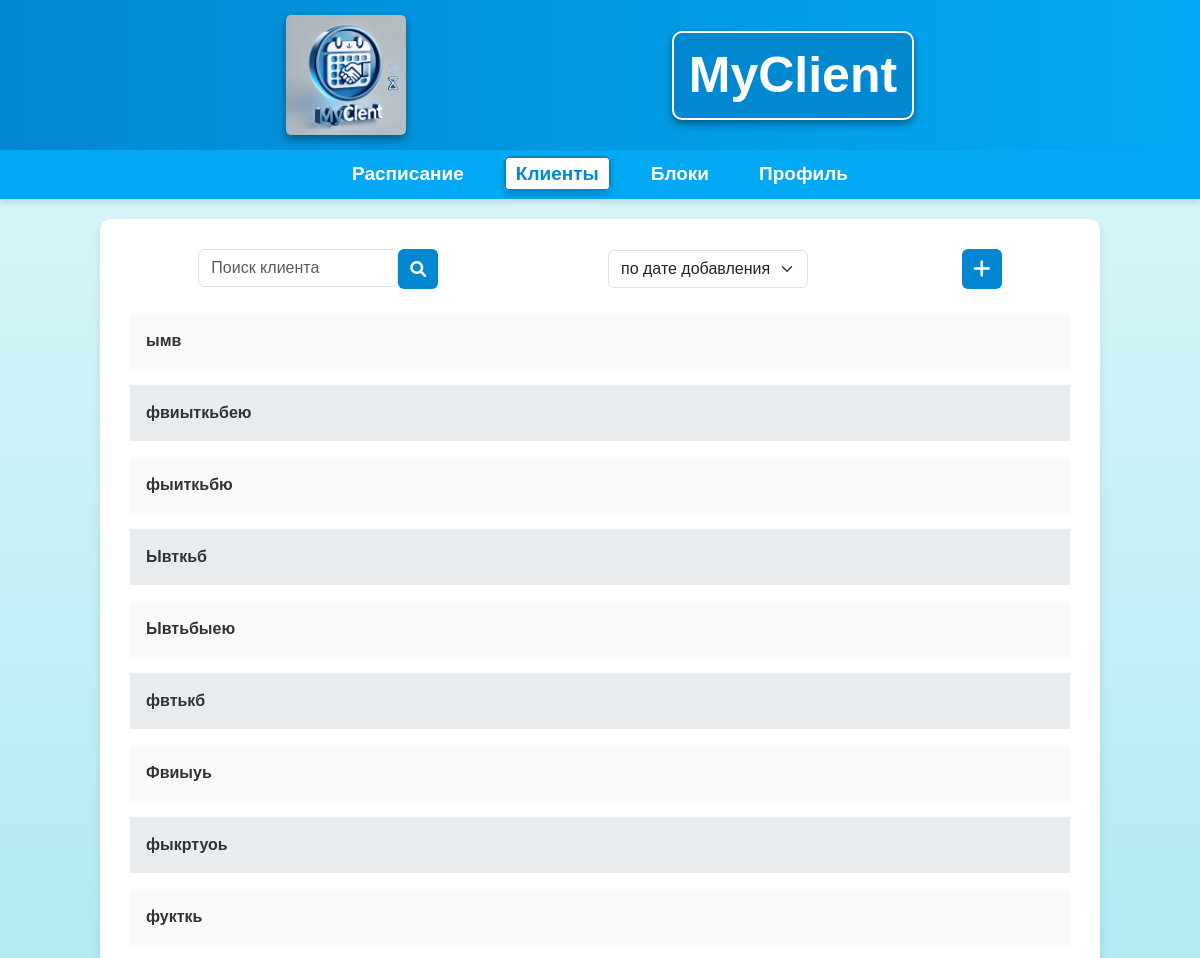
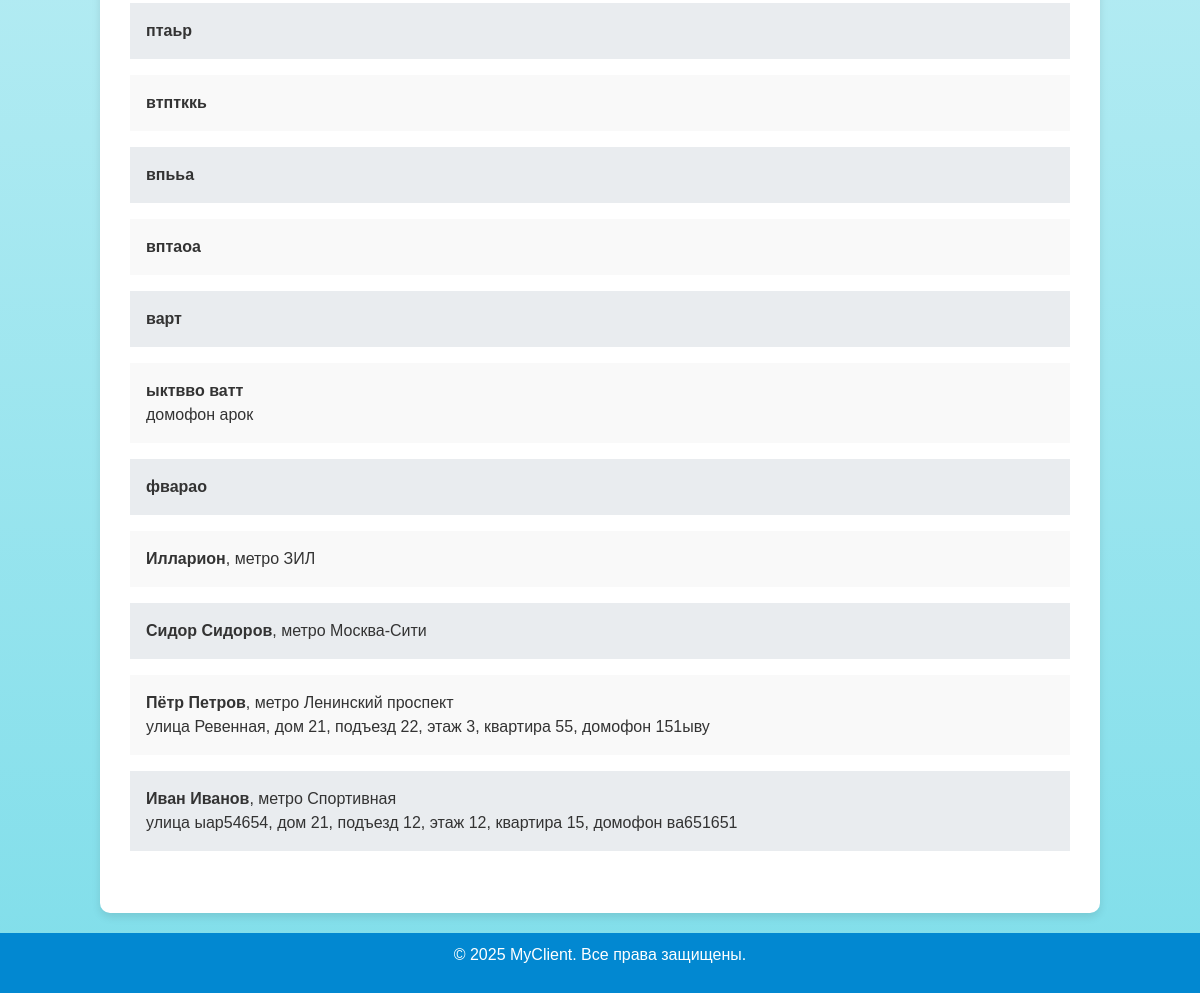
Screenshot of /clients/ (signed in) with the database file from the repository (2 pictures, top to bottom).
### MyClient/models.py (models this page shows, shortened)
class Client(models.Model):
    user = models.ForeignKey(User, on_delete=models.CASCADE, verbose_name="Пользователь", related_name="clients")
    first_name = models.CharField("Имя", max_length=100)
    last_name = models.CharField("Фамилия", max_length=100, blank=True, null=True, default='яя')
    metro = models.CharField("Метро", max_length=255, blank=True, null=True, default='яя')
    street = models.CharField("Улица", max_length=255, blank=True, null=True, default='яя')
    house_number = models.CharField("Номер дома", max_length=10, blank=True, null=True, default='яя')
    entrance = models.CharField("Подъезд", max_length=10, blank=True, null=True, default='яя')
    floor = models.CharField("Этаж", max_length=10, blank=True, null=True, default='яя')
    flat_number = models.CharField("Номер квартиры", max_length=10, blank=True, null=True, default='яя')
    intercom = models.CharField("Домофон", max_length=50, blank=True, null=True, default='яя')
    phone = models.CharField("Телефон", max_length=20, blank=True, null=True, default='яя')
    price_offline = models.DecimalField("Цена за работу оффлайн", max_digits=10, decimal_places=2, blank=True, default=0)
    price_online = models.DecimalField("Цена за работу онлайн", max_digits=10, decimal_places=2, blank=True, default=0)
    created_at = models.DateTimeField("Дата добавления", auto_now_add=True)
    class Meta:
        ordering = ['-created_at']  # Новые клиенты сверху

### MyClient/views.py (the view, shortened to what this page needs)
# urls.py: path('clients/', views.clients, name='clients'),
@login_required  # Декоратор для проверки, что пользователь авторизован
def clients(request):
    search_query = request.GET.get('search', '').strip().lower()  # Удаляем лишние пробелы
    sort_by = request.GET.get('sort', '')
    page_number = request.GET.get('page', 1)  # Номер текущей страницы, по умолчанию 1
    clients = Client.objects.filter(user=request.user).order_by('-created_at')  # Новые клиенты сверху
    results = []  # Инициализация пустого списка для хранения результатов поиска
    def get_key_func(field):
        def key_func(client):
            value = getattr(client, field, "").lower()  # Преобразуем в нижний регистр
            return value
        return key_func
    valid_sort_fields = ['first_name', 'last_name', 'metro',
                         'street', 'created_at', 'price_online', 'price_offline']
    if sort_by and sort_by in valid_sort_fields:
        if sort_by == 'price_online':
            clients = clients.order_by('-price_online')
        elif sort_by == 'price_offline':
            clients = clients.order_by('-price_offline')
        else:
            sort_key = get_key_func(sort_by)
            clients = quicksort(clients, sort_key)
    else:
        clients = clients.order_by('-created_at')
    paginator = Paginator(clients, 20)  # 20 клиентов на страницу
    page_obj = paginator.get_page(page_number)  # Получаем текущую страницу
    return render(request, 'MyClient/clients.html', {'page_obj': page_obj, 'clients': page_obj, 'search_query': search_query, 'sort_by': sort_by})

### MyClient/templates/MyClient/clients.html (shortened to what this page needs)
{% extends 'base.html' %}
{% block content %}
<div>
    <div class="client-controls mb-4">
        <form method="GET" action="{% url 'clients' %}">
            <div class="clients-top">
                <div class="search1">
                    <input type="text" name="search" id="search" class="form-control" placeholder="Поиск клиента"
                           value="{{ request.GET.search }}">
                    <button type="submit" class="btn" style="background-color: #0288d1; color: white; border: none;
                    width: 40px; height: 40px; display: flex; justify-content: center; align-items: center;">
                    <i class="fas fa-search"></i>
                    </button>
                </div>
                <div>
                    <select name="sort" class="form-select">
                        <optgroup label="Сортировать по...">
                            <option value="date_added" {% if request.GET.sort == "date_added" %}selected{% endif %}>по дате добавления</option>
                        </optgroup>
                    </select>
                </div>
                <div>
                    <a href="{% url 'add_client' %}" class="btn" style="background-color: #0288d1; color: white; border: none; width: 40px; height: 40px; display: flex; justify-content: center; align-items: center;">
                        <i class="fas fa-plus" style="font-size: 20px;"></i>
                    </a>
                </div>
            </div>
        </form>
    </div>
    <div class="client-list">
        {% if page_obj.object_list|length > 20 %}
            {% for client in page_obj.object_list %}
            <div class="client-card mb-3 p-3" style="background-color: {% cycle '#f9f9f9' '#e9ecef' %}; cursor: pointer;" onclick="location.href='{% url 'client_detail' client.id %}'">
                <div><strong>{{ client.first_name }}{% if client.last_name != "яя" %} {{ client.last_name }}{% endif %}</strong>{% if client.metro != "яя" %}, метро {{ client.metro }}{% endif %}</div>
                <div>{% if client.street != "яя" %}улица {{ client.street }}, {% endif %}{% if client.house_number != "яя" %}дом {{ client.house_number }}, {% endif %}{% if client.entrance != "яя" %}подъезд {{ client.entrance }}, {% endif %}{% if client.floor != "яя" %}этаж {{ client.floor }}, {% endif %}{% if client.flat_number != "яя" %}квартира {{ client.flat_number }}, {% endif %}{% if client.intercom != "яя" %}домофон {{ client.intercom }}{% endif %}</div>
            </div>
            {% empty %}
            <p>Клиенты не найдены.</p>
            {% endfor %}
        {% elif clients %}
            {% for client in clients %}
            <div class="client-card mb-3 p-3" style="background-color: {% cycle '#f9f9f9' '#e9ecef' %}; cursor: pointer;" onclick="location.href='{% url 'client_detail' client.id %}'">
                <div><strong>{{ client.first_name }}{% if client.last_name != "яя" %} {{ client.last_name }}{% endif %}</strong>{% if client.metro != "яя" %}, метро {{ client.metro }}{% endif %}</div>
                <div>{% if client.street != "яя" %}улица {{ client.street }}, {% endif %}{% if client.house_number != "яя" %}дом {{ client.house_number }}, {% endif %}{% if client.entrance != "яя" %}подъезд {{ client.entrance }}, {% endif %}{% if client.floor != "яя" %}этаж {{ client.floor }}, {% endif %}{% if client.flat_number != "яя" %}квартира {{ client.flat_number }}, {% endif %}{% if client.intercom != "яя" %}домофон {{ client.intercom }}{% endif %}</div>
            </div>
            {% empty %}
            <p>Клиенты не найдены.</p>
            {% endfor %}
        {% endif %}
    </div>
    <div class="pagination">
    </div>
</div>
{% endblock %}

### MyClient/static/css/styles.css (style rules this page uses)
body { font-family: Arial, sans-serif; margin: 0; padding: 0; background: linear-gradient(to bottom, #e0f7fa, #80deea); color: #333; }
.client-controls form { display: flex; align-items: center; flex-wrap: nowrap; }
.client-controls .form-control, .client-controls .form-select { width: 30%; min-width: 200px; }
.clients-top { display: flex; justify-content: space-around; align-items: center; width: 100%; }
.search1 { position: relative; display: flex; align-items: flex-start; }

### rows the page displays
Client: first_name "ымв"
Client: first_name "фвиыткьбею"
Client: first_name "фыиткьбю"
Client: first_name "Ывткьб"
Client: first_name "Ывтьбыею"
Client: first_name "фвтькб"
Client: first_name "Фвиыуь"
Client: first_name "фыкртуоь"
Client: first_name "фукткь"
Client: first_name "птаьр"
Client: first_name "втптккь"
Client: first_name "впььа"
Client: first_name "вптаоа"
Client: first_name "варт"
Client: first_name "ыктвво", last_name "ватт", intercom "арок"
Client: first_name "фварао"
Client: first_name "Илларион", metro "ЗИЛ"
Client: first_name "Сидор", last_name "Сидоров", metro "Москва-Сити"
Client: first_name "Пётр", last_name "Петров", metro "Ленинский проспект", street "Ревенная", house_number "21", entrance "22", floor "3", flat_number "55", intercom "151ыву"
Client: first_name "Иван", last_name "Иванов", metro "Спортивная", street "ыар54654", house_number "21", entrance "12", floor "12", flat_number "15", intercom "ва651651"
